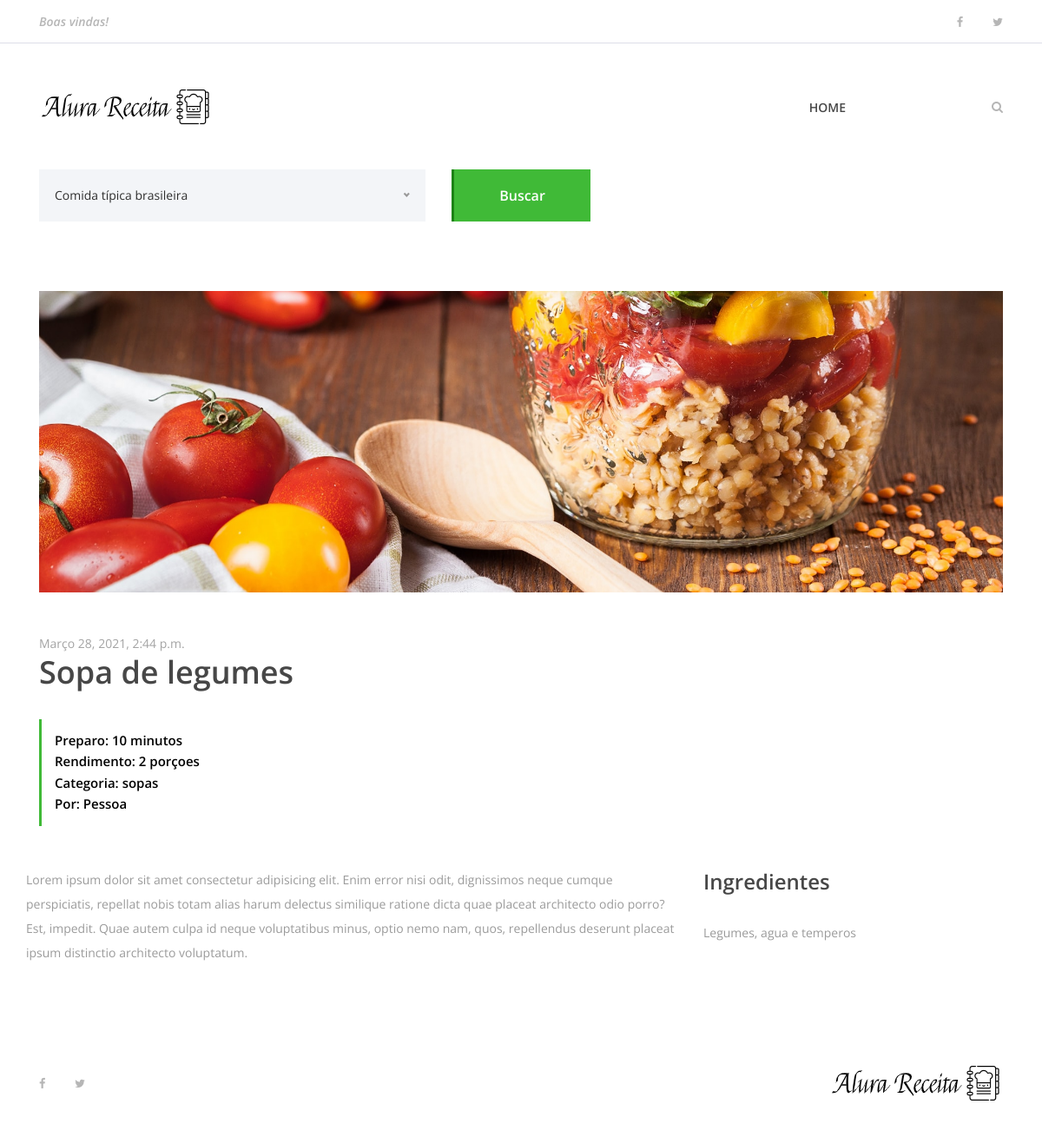
/2, run on the app's committed database.
### receitas/models.py (models this page shows)
class Receita(models.Model):
    nome_receita = models.CharField(max_length=100)
    ingredientes = models.TextField()
    modo_preparo = models.TextField()
    tempo_preparo = models.IntegerField()
    rendimento = models.CharField(max_length=100)
    categoria = models.CharField(max_length=100)
    date_receita = models.DateTimeField(default=datetime.now, blank=True)

### receitas/views.py (the view)
# urls.py: path('<int:receita_id>', views.receita, name='receita')
def receita(request, receita_id):
    receita = get_object_or_404(Receita, pk=receita_id)
    receita_a_exibir = {
        "receita": receita
    }
    return render(request, 'receita.html', receita_a_exibir)

### receitas/templates/receita.html (shortened to what this page needs)
{%extends 'base.html'%}
{%load static%}
{%block content%}
<body>
    {%include 'partials/navbar.html'%}
    <div class="receipe-post-search mb-80">
        <div class="container">
            <form action="#" method="post">
                <div class="row">
                    <div class="col-12 col-lg-5">
                    </div>
                    <div class="col-12 col-lg-2 text-right">
                        <button type="submit" class="btn delicious-btn">Buscar</button>
                    </div>
                </div>
            </form>
        </div>
    </div>
    <div class="container">
        <div class="row">
            <div class="col-12">
                <div class="receipe-slider owl-carousel">
                    <img src="{%static 'img/bg-img/tomate_banner.jpg'%}">
                </div>
            </div>
        </div>
    </div>
    <div class="receipe-content-area">
        <div class="container">
            <div class="row">
                <div class="col-12 col-md-8">
                    <div class="receipe-headline my-5">
                        <span>{{receita.date_receita}}</span>
                        <h2>{{ receita.nome_receita }}</h2>
                        <div class="receipe-duration">
                            <h6>Preparo: {{ receita.tempo_preparo }} minutos</h6>
                            <h6>Rendimento: {{ receita.rendimento }} porçoes</h6>
                            <h6>Categoria: {{ receita.categoria }}</h6>
                            <h6>Por: Pessoa</h6>
                        </div>
                    </div>
                </div>
                <div class="row">
                    <div class="col-12 col-lg-8">
                        <div class="single-preparation-step d-flex">
                            <p>{{ receita.modo_preparo }}</p>
                        </div>
                    </div>
                    <div class="col-12 col-lg-4">
                        <div class="ingredients">
                            <h4>Ingredientes</h4>
                            <div class="ingredients">
                                <p>{{ receita.ingredientes }}</p>
                            </div>
                        </div>
                    </div>
                </div>
                {%include 'partials/footer.html'%}
</body>
{%endblock%}

### alurareceita/static/site.css (style rules this page uses)
* { margin: 0; padding: 0; }
body { font-family: "Open Sans", sans-serif; font-size: 14px; }
h1, h2, h3, h4, h5, h6 { color: #000000; line-height: 1.3; font-weight: 600; }
p { color: #9b9b9b; font-size: 14px; line-height: 2; font-weight: 400; }
img { height: auto; max-width: 100%; }
.mb-80 { margin-bottom: 80px !important; }
.delicious-btn { display: inline-block; min-width: 160px; height: 60px; color: #ffffff; border: none; border-left: 3px solid #1c8314; border-radius: 0; padding: 0 30px; font-size: 16px; line-height: 58px; font-weight: 600; -webkit-transition-duration: 500ms; transition-duration: 500ms; text-transform: capitalize; background-color: #40ba37; }
.receipe-post-search { position: relative; z-index: 20; }
.receipe-slider { position: relative; z-index: 1; }
.receipe-headline span { font-size: 14px; display: block; color: #a4a4a4; margin-bottom: 0; }
.receipe-headline h2 { font-size: 36px; color: #474747; margin-bottom: 30px; }
.receipe-headline .receipe-duration { border-left: 3px solid #40ba37; padding: 15px; }
.receipe-headline .receipe-duration h6 { font-size: 15px; margin-bottom: 5px; }
.receipe-headline .receipe-duration h6:last-child { margin-bottom: 0; }
.single-preparation-step { position: relative; z-index: 1; margin-bottom: 50px; }
.ingredients h4 { color: #474747; margin-bottom: 30px; }

### data on the page
Receita: date_receita "Março 28, 2021, 2:44 p.m.", nome_receita "Sopa de legumes", tempo_preparo "10", rendimento "2", categoria "sopas", modo_preparo "Lorem ipsum dolor sit amet consectetur adipisicing elit. Enim error nisi odit, dignissimos neque cumque perspiciatis, repellat nobis totam alias harum delectus similique ratione dicta quae placeat architecto odio porro? Est, impedit. Quae autem culpa id neque voluptatibus minus, optio nemo nam, quos, repellendus deserunt placeat ipsum distinctio architecto voluptatum.", ingredientes "Legumes, agua e temperos"
